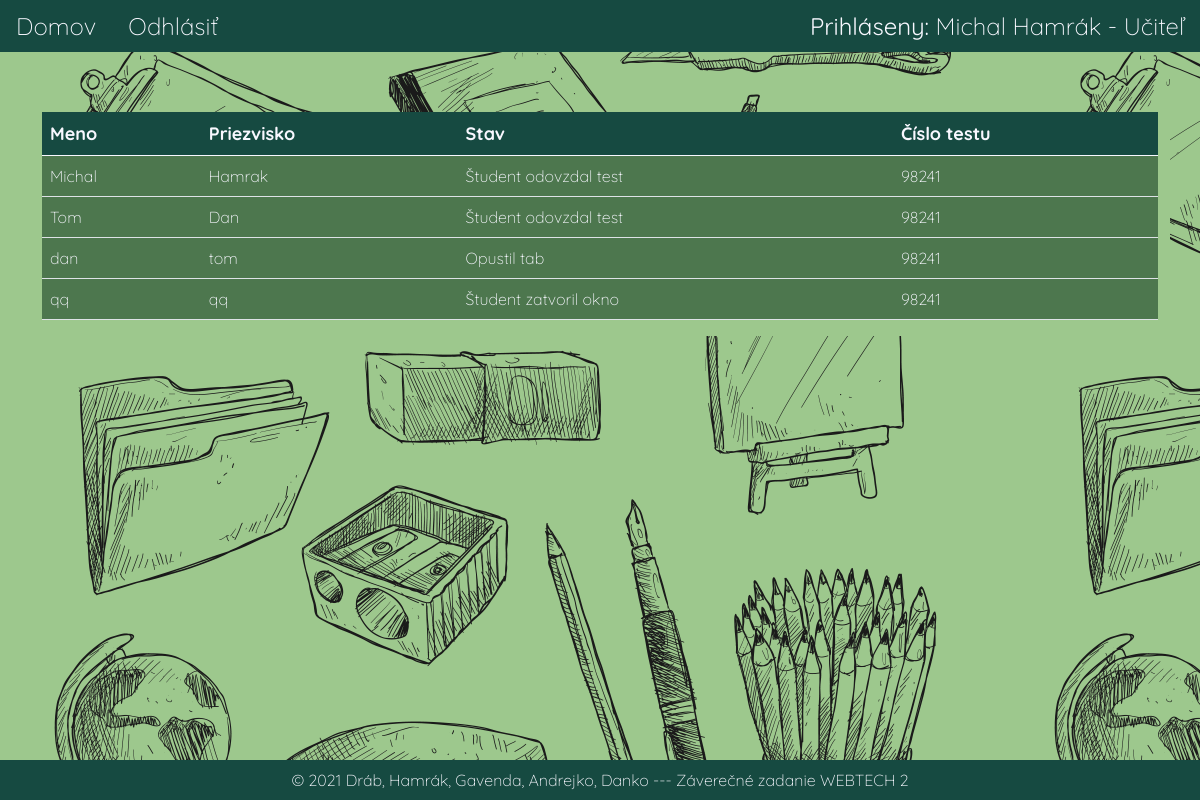
/outNotification.php (signed in), run on the app's committed database.
### tables this page shows
CREATE TABLE `students` (
  `id` int UNSIGNED NOT NULL,
  `first_name` varchar(512) NOT NULL,
  `last_name` varchar(512) NOT NULL,
  `active` tinyint NOT NULL,
  `test_number` int NOT NULL,
  `test_submit` tinyint NOT NULL
);

CREATE TABLE `tests` (
  `id` int UNSIGNED NOT NULL,
  `name` varchar(128) NOT NULL,
  `code` int NOT NULL,
  `question_id` varchar(512) DEFAULT NULL,
  `is_active` tinyint(1) DEFAULT NULL,
  `time_limit` int NOT NULL,
  `teacher_id` int NOT NULL
);

### outNotification.php (the view, shortened to what this page needs)
<?php
require_once "partials/header.php";
$conn = (new Database())->createConnection();
echo getHead('Notifikácie');
echo getHeaderTeacher($_SESSION['name'], $_SESSION['surname'], $_SESSION["loginType"]); ?>
    <div class="container">
        <div class="row">
            <div class="col-md-12 table-responsive">
                <table class="table" id="tableNotification">
                    <thead>
                    <tr>
                        <th scope="col">Meno</th>
                        <th scope="col">Priezvisko</th>
                        <th scope="col">Stav</th>
                        <th scope="col">Číslo testu</th>
                    </tr>
                    </thead>
                    <tbody>
                    <?php
                    $insert = $conn->prepare("SELECT s.id, s.first_name, s.last_name, s.active, t.code FROM students s left join tests t on t.code = s.test_number
                                                    WHERE test_submit=0 and t.teacher_id = :teacher_id");
                    $insert->bindParam(':teacher_id',$_SESSION['teacher_id']);
                    $insert->execute();
                    $result = $insert->fetchAll();
                    foreach ($result as $row){?>
                        <tr class="rowTab" id="<?php echo $row['id']; ?>">
                            <td class="name"><?php echo $row['first_name']; ?></td>
                            <td class="surname"><?php echo $row['last_name']; ?></td>
                            <td class="active"> <?php
                                if($row['active'] == 0){
                                    echo "Opustil tab";
                                }
                                elseif ($row['active'] == 1){
                                    echo "Píše test";
                                }
                                elseif ($row['active'] == 2){
                                    echo "Študent zatvoril okno";
                                }else{
                                    echo "Študent odovzdal test";
                                }
                                ?>
                            </td>
                            <td><?php echo $row['code']; ?></td>
                        </tr>
                        <?php
                    }
                    ?>
                    </tbody>
                </table>
            </div>
        </div>
    </div>
<?php echo getFooter();?>

### assets/css/style.css (style rules this page uses)
* { margin: 0; padding: 0; border: 0; box-sizing: border-box; }
body { background-color: #9dc88d; background-image: url("back.png"); font-family: 'Quicksand', sans-serif; font-weight: 300; }
.container { margin-top: 5%; }
.row { background-color: #9dc88d; }
.table { background-color: #4d774e; padding: 1rem; color: ghostwhite; }
thead { font-weight: bold; font-size: large; background-color: #164a41; }
td { font-size: medium; }

### data on the page
students: first_name "Michal", last_name "Hamrak", active "Študent odovzdal test", tests.code "98241"
students: first_name "Tom", last_name "Dan", active "Študent odovzdal test", tests.code "98241"
students: first_name "dan", last_name "tom", active "Opustil tab", tests.code "98241"
students: first_name "qq", last_name "qq", active "Študent zatvoril okno", tests.code "98241"

### other printed values
$name "Michal"
$surname "Hamrák"
$typeLogin "Učiteľ"
